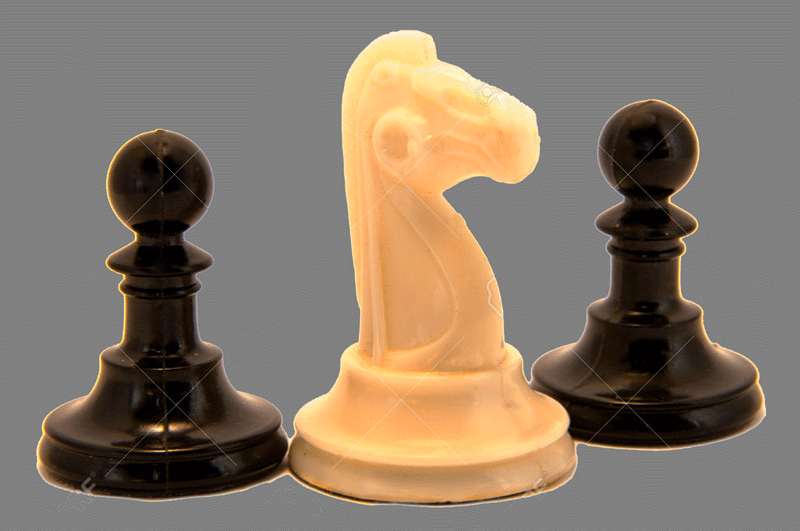
#> input picture questions/2/chess.png, 800 x 531 px
$ jupyter execute answer.ipynb
#> lines starting #> are read from the running program, lines starting #| are printed output that depends on the picture
[cell 1]
import cv2

[cell 2]
image = cv2.imread("chess.png")
#> image is the input picture: shape (531, 800, 3); mean B, G, R 105, 120.3, 134.6

[cell 3]
image_grayscale = cv2.cvtColor(image, cv2.COLOR_BGR2GRAY)
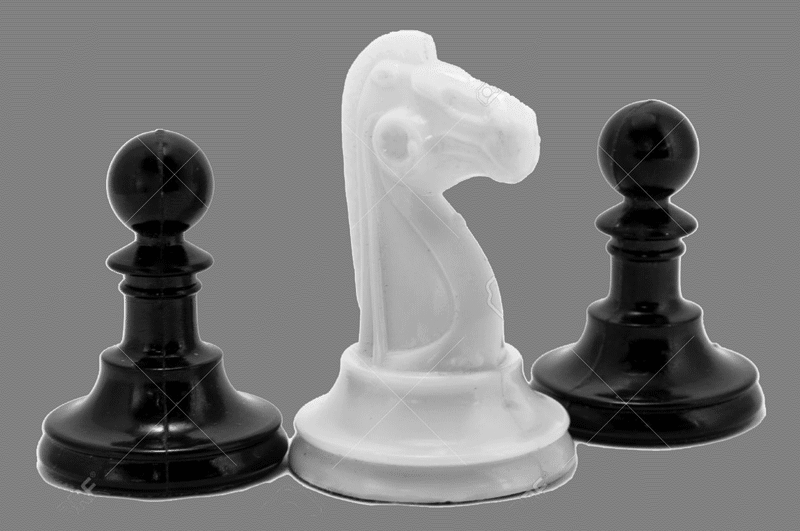
#> image_grayscale: shape (531, 800); min 1, max 249, mean 122.8

[cell 4]
cv2.imshow("grayscale",image_grayscale)
cv2.waitKey(0)
cv2.destroyAllWindows()

[cell 5]
cv2.imwrite("saved_image_grayscale.png", image_grayscale)
#> Out = True
